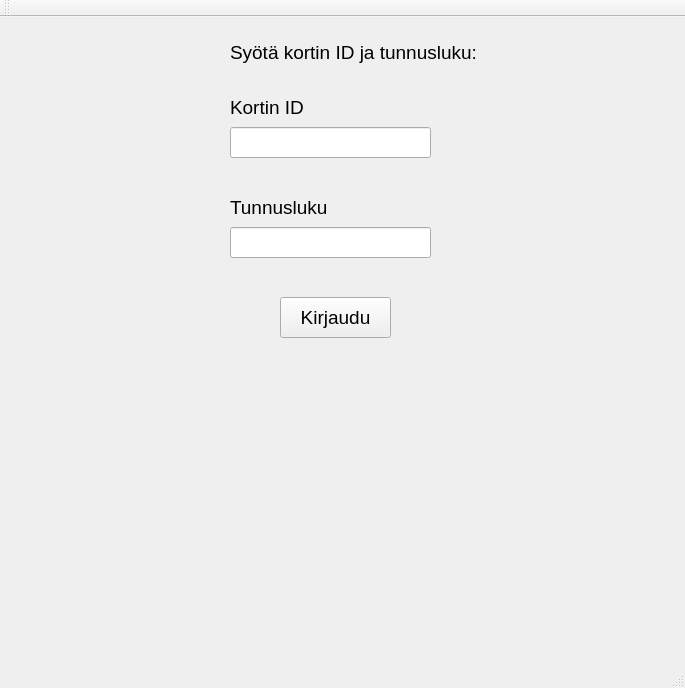
<?xml version="1.0" encoding="UTF-8"?>
<ui version="4.0">
 <class>MainWindow</class>
 <widget class="QMainWindow" name="MainWindow">
  <property name="geometry">
   <rect>
    <x>0</x>
    <y>0</y>
    <width>685</width>
    <height>688</height>
   </rect>
  </property>
  <property name="font">
   <font>
    <pointsize>14</pointsize>
   </font>
  </property>
  <property name="windowTitle">
   <string>MainWindow</string>
  </property>
  <widget class="QWidget" name="centralWidget">
   <widget class="QLineEdit" name="lineEdit_cardID">
    <property name="geometry">
     <rect>
      <x>230</x>
      <y>110</y>
      <width>201</width>
      <height>31</height>
     </rect>
    </property>
   </widget>
   <widget class="QLabel" name="label">
    <property name="geometry">
     <rect>
      <x>230</x>
      <y>80</y>
      <width>201</width>
      <height>21</height>
     </rect>
    </property>
    <property name="text">
     <string>Kortin ID</string>
    </property>
   </widget>
   <widget class="QPushButton" name="pushButton_login">
    <property name="geometry">
     <rect>
      <x>280</x>
      <y>280</y>
      <width>111</width>
      <height>41</height>
     </rect>
    </property>
    <property name="text">
     <string>Kirjaudu</string>
    </property>
   </widget>
   <widget class="QLabel" name="label_2">
    <property name="geometry">
     <rect>
      <x>230</x>
      <y>180</y>
      <width>201</width>
      <height>21</height>
     </rect>
    </property>
    <property name="text">
     <string>Tunnusluku</string>
    </property>
   </widget>
   <widget class="QLabel" name="label_3">
    <property name="geometry">
     <rect>
      <x>230</x>
      <y>20</y>
      <width>321</width>
      <height>31</height>
     </rect>
    </property>
    <property name="text">
     <string>Syötä kortin ID ja tunnusluku:</string>
    </property>
   </widget>
   <widget class="QLineEdit" name="lineEdit_PIN">
    <property name="geometry">
     <rect>
      <x>230</x>
      <y>210</y>
      <width>201</width>
      <height>31</height>
     </rect>
    </property>
   </widget>
  </widget>
  <widget class="QMenuBar" name="menuBar">
   <property name="geometry">
    <rect>
     <x>0</x>
     <y>0</y>
     <width>685</width>
     <height>21</height>
    </rect>
   </property>
  </widget>
  <widget class="QToolBar" name="mainToolBar">
   <attribute name="toolBarArea">
    <enum>TopToolBarArea</enum>
   </attribute>
   <attribute name="toolBarBreak">
    <bool>false</bool>
   </attribute>
  </widget>
  <widget class="QStatusBar" name="statusBar"/>
 </widget>
 <layoutdefault spacing="6" margin="11"/>
 <resources/>
 <connections/>
</ui>
